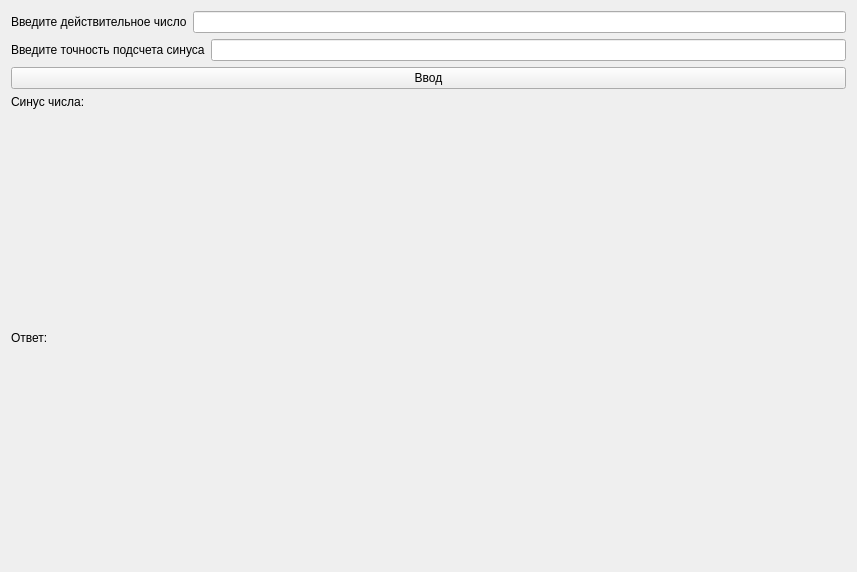
<?xml version="1.0" encoding="UTF-8"?>
<ui version="4.0">
 <class>sinform</class>
 <widget class="QWidget" name="sinform">
  <property name="geometry">
   <rect>
    <x>0</x>
    <y>0</y>
    <width>857</width>
    <height>572</height>
   </rect>
  </property>
  <property name="sizePolicy">
   <sizepolicy hsizetype="Expanding" vsizetype="MinimumExpanding">
    <horstretch>0</horstretch>
    <verstretch>0</verstretch>
   </sizepolicy>
  </property>
  <property name="windowTitle">
   <string>Form</string>
  </property>
  <layout class="QVBoxLayout" name="verticalLayout_3">
   <item>
    <layout class="QVBoxLayout" name="verticalLayout_2">
     <item>
      <layout class="QHBoxLayout" name="horizontalLayout">
       <item>
        <widget class="QLabel" name="label">
         <property name="sizePolicy">
          <sizepolicy hsizetype="Minimum" vsizetype="Preferred">
           <horstretch>0</horstretch>
           <verstretch>0</verstretch>
          </sizepolicy>
         </property>
         <property name="text">
          <string>Введите действительное число</string>
         </property>
        </widget>
       </item>
       <item>
        <widget class="QLineEdit" name="enterNum"/>
       </item>
      </layout>
     </item>
     <item>
      <layout class="QHBoxLayout" name="horizontalLayout_2">
       <item>
        <widget class="QLabel" name="label_3">
         <property name="text">
          <string>Введите точность подсчета синуса</string>
         </property>
        </widget>
       </item>
       <item>
        <widget class="QLineEdit" name="enterAccuracy"/>
       </item>
      </layout>
     </item>
    </layout>
   </item>
   <item>
    <widget class="QPushButton" name="enterButton">
     <property name="text">
      <string>Ввод</string>
     </property>
    </widget>
   </item>
   <item>
    <layout class="QVBoxLayout" name="verticalLayout">
     <item>
      <widget class="QLabel" name="label_2">
       <property name="sizePolicy">
        <sizepolicy hsizetype="Fixed" vsizetype="Fixed">
         <horstretch>0</horstretch>
         <verstretch>0</verstretch>
        </sizepolicy>
       </property>
       <property name="text">
        <string>Синус числа:</string>
       </property>
      </widget>
     </item>
     <item>
      <widget class="QLabel" name="ans">
       <property name="text">
        <string>Ответ:</string>
       </property>
      </widget>
     </item>
    </layout>
   </item>
  </layout>
 </widget>
 <resources/>
 <connections/>
</ui>
